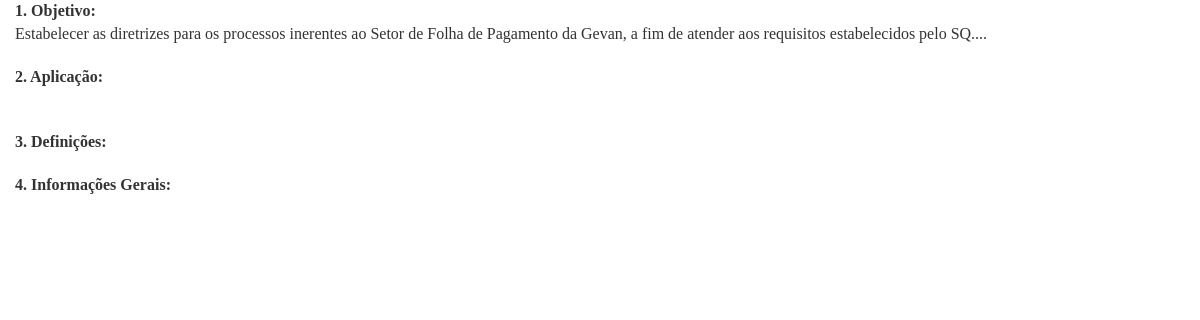
Page /production/php/imprime/imprime-pi.php?cod_pi=FOL01 on the earlier database version.
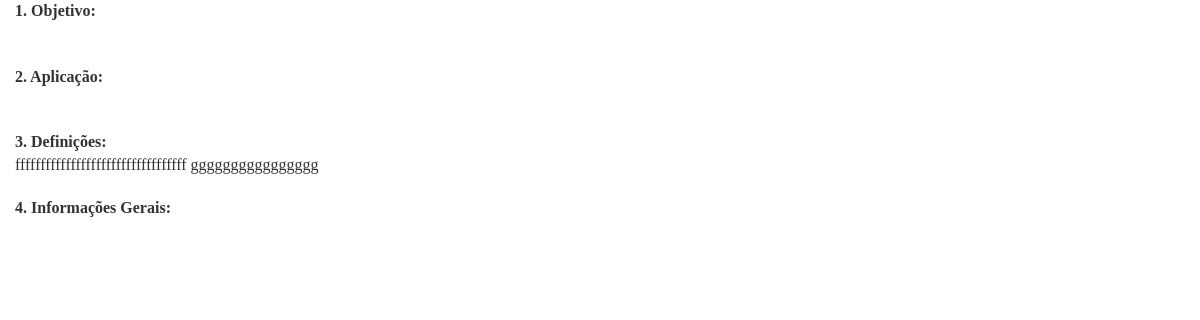
Same page on the later database version.
### tables this page shows
CREATE TABLE `objetivos` (
  `id_objetivo` int(11) NOT NULL,
  `cod_pi` varchar(11) DEFAULT NULL,
  `descricao` varchar(1000) DEFAULT NULL
);

CREATE TABLE `definicoes` (
  `id_definicao` int(11) NOT NULL,
  `cod_pi` varchar(11) DEFAULT NULL,
  `descricao` varchar(10000) DEFAULT NULL
);

### production/php/bancos/banco-pis.php (called while the page is built, shortened)
<?php
function buscaObjetivo($conexao, $cod_pi){
    $query = "select  * from objetivos where cod_pi='{$cod_pi}'";
    $resultado = mysqli_query($conexao, $query);
    $cliente = mysqli_fetch_assoc($resultado);
    return $cliente;
}
function listaDefinicaoPI($conexao, $cod_pi){
  $clientes = array();
    $query = "select  * from definicoes where cod_pi='{$cod_pi}'";
    $resultado = mysqli_query($conexao, $query);
    while ($cliente = mysqli_fetch_assoc($resultado)) {
      array_push($clientes, $cliente);
    }
    return $clientes;
}

### production/php/imprime/imprime-pi.php (the view, shortened to what this page needs)
<?php include "../bancos/conecta.php";?>
<?php include "../bancos/banco-pis.php";?>
<?php
  $cod_pi = $_GET['cod_pi'];
  $objetivo = buscaObjetivo($conexao, $cod_pi);
  $aplicacao = buscaAplicacao($conexao, $cod_pi);
  $informacao = buscaInformacao($conexao, $cod_pi);
  $definicoes = listaDefinicaoPI($conexao, $cod_pi);
?>
<!DOCTYPE html>
<html>
	<head>
		<link href="../../../vendors/bootstrap/dist/css/bootstrap.min.css" rel="stylesheet">
		<link href="../../../vendors/font-awesome/css/font-awesome.min.css" rel="stylesheet">
		<link href="../../../vendors/nprogress/nprogress.css" rel="stylesheet">
		<link href="../../../vendors/iCheck/skins/flat/green.css" rel="stylesheet">
		<link href="../../../vendors/datatables.net-bs/css/dataTables.bootstrap.min.css" rel="stylesheet">
		<link href="../../../vendors/datatables.net-buttons-bs/css/buttons.bootstrap.min.css" rel="stylesheet">
		<link href="../../../vendors/datatables.net-fixedheader-bs/css/fixedHeader.bootstrap.min.css" rel="stylesheet">
		<link href="../../../vendors/datatables.net-responsive-bs/css/responsive.bootstrap.min.css" rel="stylesheet">
		<link href="../../../vendors/datatables.net-scroller-bs/css/scroller.bootstrap.min.css" rel="stylesheet">
		<link rel="stylesheet" type="text/css" href="../../css/imprime.css">
	</head>
	<body>
		<div class="x_content">
		  <div class="row">
		    <div class="col-md-12 col-sm-12 col-xs-12">
		    	<div id="conteudo">
		    		<div class="container">
		    			<div class="row">
		    				<p><strong>1. Objetivo:</strong></p><br>
		    				<p><?=$objetivo['descricao']?></p><br><br>
		    				<p><strong>2. Aplicação:</strong></p><br>
		    				<p><?=$aplicacao['descricao']?></p><br><br>
		    				<p><strong>3. Definições:</strong></p><br>
		    			<?php
		    			foreach ($definicoes as $definicao) {
		    			?>
		    				<p><?=$definicao['descricao']?></p><br>
		    			<?php
		    			}
		    			?>
		    				<br>
		    				<p><strong>4. Informações Gerais:</strong></p><br>
		    				<p><?=$informacao['descricao']?></p><br><br>
		    			</div>
		    		</div>
		    	</div>
		    </div>
		  </div>
		</div>
	</body>
</html>

Differences in the rows shown:
removed objetivos: descricao "Estabelecer as diretrizes para os processos inerentes ao Setor de Folha de Pagamento da Gevan, a fim de atender aos requisitos estabelecidos pelo SQ...."
added definicoes: descricao "ffffffffffffffffffffffffffffffffff gggggggggggggggg"
